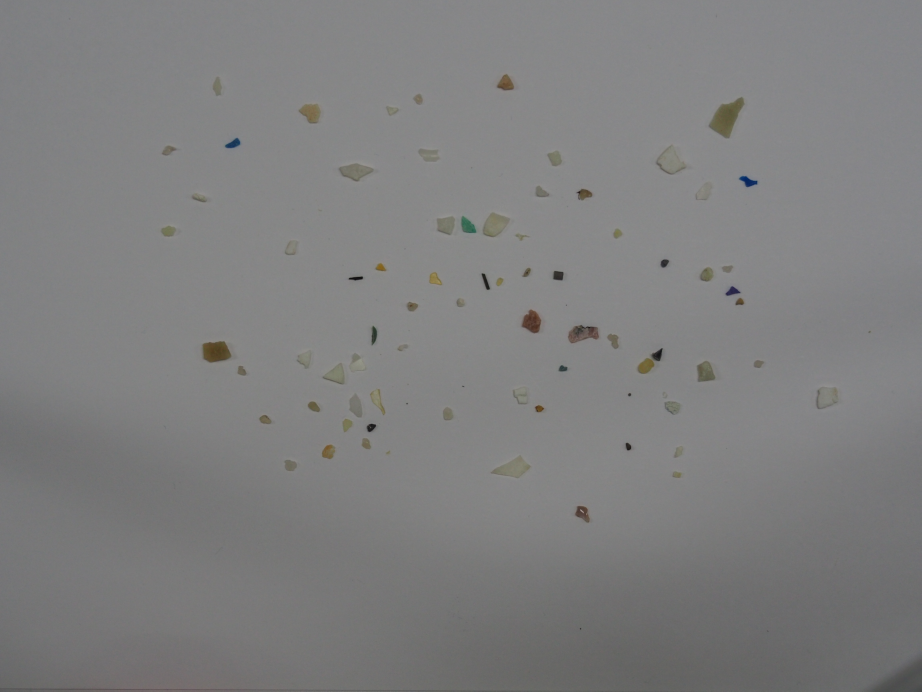
#> input picture p3/fragment-03-olympus-10-01-2020.JPG, 4608 x 3456 px (shown at 1/5 size)
$ jupyter execute --allow-errors 'VC_P3_Final_Minerva Quintero FLores.ipynb'
#> lines starting #> are read from the running program, lines starting #| are printed output that depends on the picture
[cell 1]
import cvzone
import cv2
import numpy as np
import matplotlib.pyplot as plt
from cvzone.ColorModule import ColorFinder
import math

#> (a cell that did not finish here is left out)

Clasificación de microplásticos

[cell 3]
import cvzone
import cv2
import numpy as np
import matplotlib.pyplot as plt
from cvzone.ColorModule import ColorFinder
import math

#> (the rest of this cell did not finish here and is left out)

[cell 4]
img = cv2.imread("fragment-03-olympus-10-01-2020.JPG")
#> img is the input picture: shape (3456, 4608, 3); mean B, G, R 126.9, 126.7, 126.8
    # img = cv2.imread("pellet-03-olympus-10-01-2020.JPG")
    # img = cv2.imread("tar-03-olympus-10-01-2020.JPG")

[cell 5]
#función para matríz
def calculate_y_pred(image, y_predicha):
#> called with image = 'tar-03-olympus-10-01-2020.JPG'
    img = cv2.imread(image)
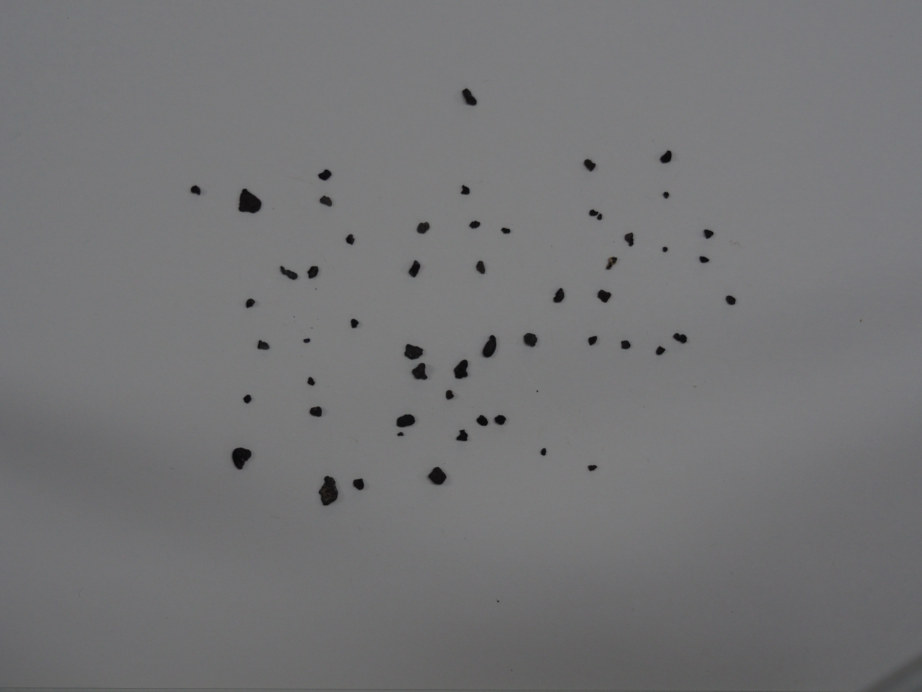
#> input picture p3/tar-03-olympus-10-01-2020.JPG, 4608 x 3456 px (shown at 1/5 size)
#> img is the input picture: shape (3456, 4608, 3); mean B, G, R 117.2, 116.1, 116
    img_rgb = cv2.cvtColor(img, cv2.COLOR_BGR2RGB)
    img_gris = cv2.cvtColor(img, cv2.COLOR_BGR2GRAY)
    imgPre = preProcessing(img_gris)
    imgContours, conFound = cvzone.findContours(img, imgPre, minArea=300)

    numPel=0
    numFra=0
    numAlq=0

    numIter =0
    y_pred = y_predicha
    if conFound:
        for contour in conFound:
            peri = cv2.arcLength(contour['cnt'], True)
            approx = cv2.approxPolyDP(contour['cnt'], 0.02 * peri, True)
            if len(approx) >5:
                numIter += 1
                area = contour['area']
                x, y, w, h = contour['bbox']
                imgCrop = img[y:y+h, x:x+w]
                imgColor, mask = colorFinder.update(imgCrop, hsvValsBlack)
                pixelsCountBlack = cv2.countNonZero(mask)
                perimetro = cv2.arcLength(contour['cnt'],True)

                imgCropGris = cv2.cvtColor(imgCrop, cv2.COLOR_BGR2GRAY)
                circles = cv2.HoughCircles(imgCropGris, cv2.HOUGH_GRADIENT, dp=1, minDist=10, param1=50, param2=30, minRadius=0, maxRadius=0)
                if circles is not None:
                    circles = np.uint16(np.around(circles))
                    for circle in circles[0, :]:
                        center = (circle[0], circle[1])
                        radius = circle[2]
                        cv2.circle(imgCrop, center, radius, (0, 255, 0), 2)
                    numPel += 1
                    y_pred.append(0)

                else:
                    # No es un pellet
                    # se calcula la relación area/pixeles negros
                    # Si el valor es muy alto es que hay pocos pixeles negros y se puede descartar el alquitrán
                    if(pixelsCountBlack !=0 and area/pixelsCountBlack  < 10):
                        numAlq += 1
                        y_pred.append(1)
                    else:
                        numFra += 1
                        y_pred.append(2)

                # cv2.imshow("nada", imgCrop)
                # if cv2.waitKey(5000) == 27:
                #     continue

    return y_pred
    # [16 lines of commented-out code are left out]

Matriz de confusión de todas las clases

#> (a cell that did not finish here is left out)

[cell 7]
import random
import matplotlib.pyplot as plt
import seaborn as sns

from sklearn.metrics import (
    confusion_matrix,
    accuracy_score,
    precision_score,
    recall_score,
    f1_score
)


# Numero de muestras
n1 = 54
n2 = 69
n0 = 55
nclases = 3

# A falta de clasificador y conjunto de datos, creamos anotaciones y predicciones de forma aleatoria
# Vector aleatorio con etiquetas anotadas
# y = [random.randint(0, nclases - 1) for _ in range(n)]

# Vector aleatorio con etiquetas predichas por un supuesto clasificador

y = [1 for _ in range(n1)] #alquitran
[y.append(0) for _ in range(n0)] #pellet
[y.append(2) for _ in range(n2)] #fragmentos


#> (the rest of this cell did not finish here and is left out)

Detector de valores HSV de una imágen

[cell 8]
# Función callback para los trackbars
def on_change(value):
    global lower_bound, upper_bound
    lower_bound = np.array([cv2.getTrackbarPos("Hue Min", "ColorFinder"),
                            cv2.getTrackbarPos("Sat Min", "ColorFinder"),
                            cv2.getTrackbarPos("Val Min", "ColorFinder")])
    upper_bound = np.array([cv2.getTrackbarPos("Hue Max", "ColorFinder"),
                            cv2.getTrackbarPos("Sat Max", "ColorFinder"),
                            cv2.getTrackbarPos("Val Max", "ColorFinder")])

    # Filtrar la imagen con los valores actuales
    filtered_image = cv2.inRange(hsv_image, lower_bound, upper_bound)

    # Mostrar la imagen filtrada
    cv2.imshow("ColorFinder", filtered_image)

# Cargamos la imagen
image_path = "TAR.png"  # Reemplaza "tu_imagen.jpg" con la ruta de tu imagen
image = cv2.imread(image_path)
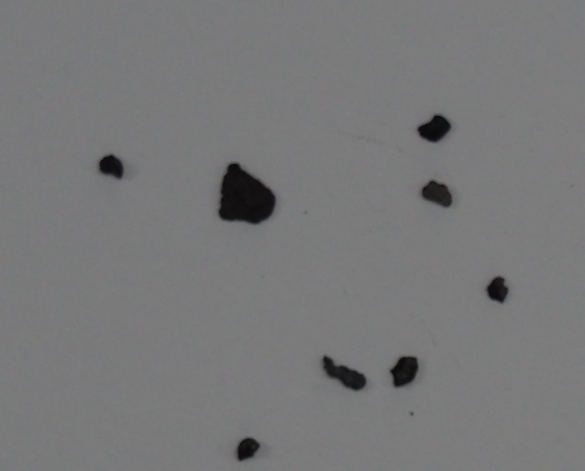
#> input picture p3/TAR.png, 1170 x 942 px (shown at 1/2 size)
#> image is the input picture: shape (942, 1170, 3); mean B, G, R 120.5, 119.9, 119.7

# Redimensionar la imagen a un tamaño más pequeño
resize_width = 585
resize_height = 471
image = cv2.resize(image, (resize_width, resize_height))
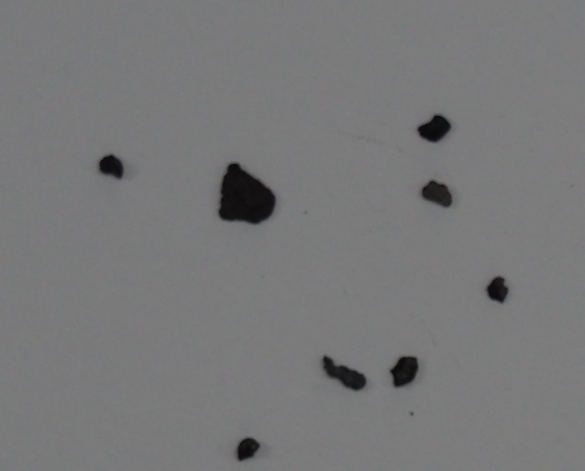
#> image: shape (471, 585, 3); mean B, G, R 120.6, 120.1, 119.8

# Convertir la imagen a espacio de color HSV
hsv_image = cv2.cvtColor(image, cv2.COLOR_BGR2HSV)
#> hsv_image: shape (471, 585, 3); mean H, S, V 70.9, 3.5, 121

# Crear una ventana con trackbars
cv2.namedWindow("ColorFinder")

# Redimensionar la ventana a un tamaño más pequeño
cv2.resizeWindow("ColorFinder", 585, 471)

cv2.createTrackbar("Hue Min", "ColorFinder", 0, 179, on_change)
cv2.createTrackbar("Hue Max", "ColorFinder", 179, 179, on_change)
cv2.createTrackbar("Sat Min", "ColorFinder", 0, 255, on_change)
cv2.createTrackbar("Sat Max", "ColorFinder", 255, 255, on_change)
cv2.createTrackbar("Val Min", "ColorFinder", 0, 255, on_change)
cv2.createTrackbar("Val Max", "ColorFinder", 255, 255, on_change)

# Variables para los límites inferior y superior
lower_bound = np.array([0, 0, 0])
upper_bound = np.array([179, 255, 255])

# Inicializar con los valores por defecto
on_change(0)
#> in on_change, `filtered_image = cv2.inRange(hsv_image, lower_bound, upper_bound)`: filtered_image: shape (471, 585); every value is 255

# Mostrar la imagen original
cv2.imshow("ColorFinder", image)

# Esperar a que el usuario ajuste los valores con los trackbars
cv2.waitKey(0)
cv2.destroyAllWindows()

Detector valores para Canny

[cell 9]
import cv2

# Función callback para los trackbars
def on_change(value):
    # Aplicar el detector de bordes Canny a la imagen
    edges = cv2.Canny(img_gris, cv2.getTrackbarPos("Umbral Mínimo", "Ajuste Canny"),
                      cv2.getTrackbarPos("Umbral Máximo", "Ajuste Canny"))

    # Mostrar la imagen con los bordes detectados
    cv2.imshow("Ajuste Canny", edges)

# Cargamos la imagen
image_path = "pel.png"
image = cv2.imread(image_path)
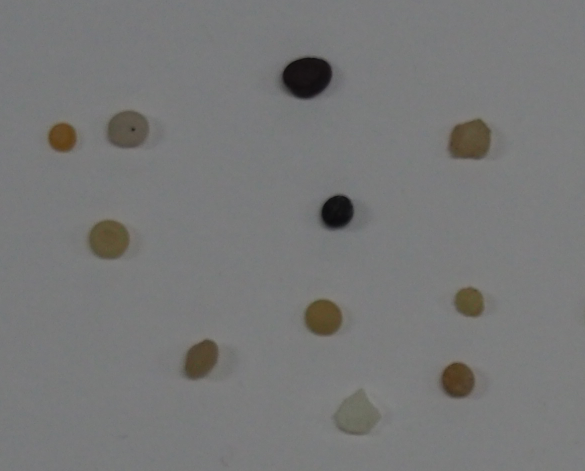
#> input picture p3/PEL.png, 1170 x 942 px, found by its file name (shown at 1/2 size)
#> image is the input picture: shape (942, 1170, 3); mean B, G, R 119.2, 119.7, 119.4
img_gris = cv2.cvtColor(image, cv2.COLOR_BGR2GRAY)
#> img_gris: shape (942, 1170)
# Redimensionar la imagen a un tamaño más pequeño
resize_width = 585
resize_height = 471
img_gris = cv2.resize(image, (resize_width, resize_height))
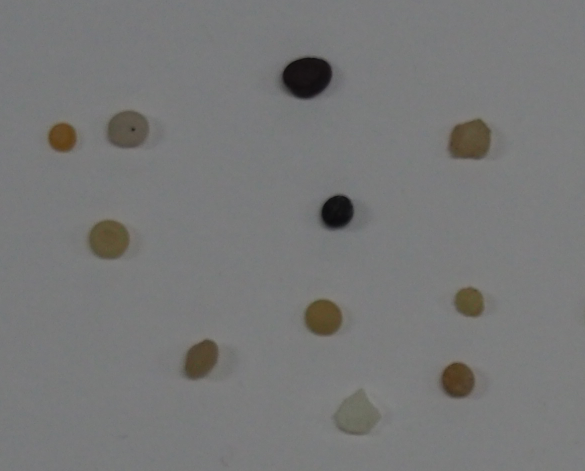
#> img_gris: shape (471, 585, 3); mean B, G, R 119.4, 119.8, 119.6

# Crear una ventana con trackbars
cv2.namedWindow("Ajuste Canny")
cv2.resizeWindow("Ajuste Canny", 585, 471)

# Crear trackbars para el umbral mínimo y máximo
cv2.createTrackbar("Umbral Mínimo", "Ajuste Canny", 0, 255, on_change)
cv2.createTrackbar("Umbral Máximo", "Ajuste Canny", 0, 255, on_change)

# Llama a on_change con valores iniciales
on_change(0)
#> in on_change, `edges = cv2.Canny(img_gris, cv2.getTrackbarPos("Umbral Mínimo", "Ajust..`:
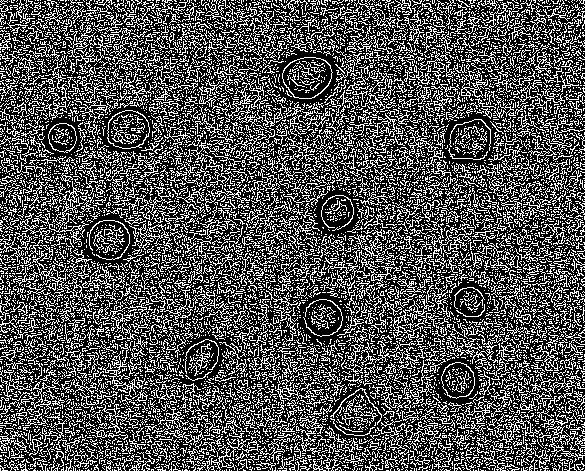
#> edges: shape (471, 585); 32% white in thin lines or dots

# Mostrar la imagen original
cv2.imshow("Ajuste Canny", image)

# Esperar a que el usuario ajuste los valores con los trackbars
cv2.waitKey(0)
cv2.destroyAllWindows()
